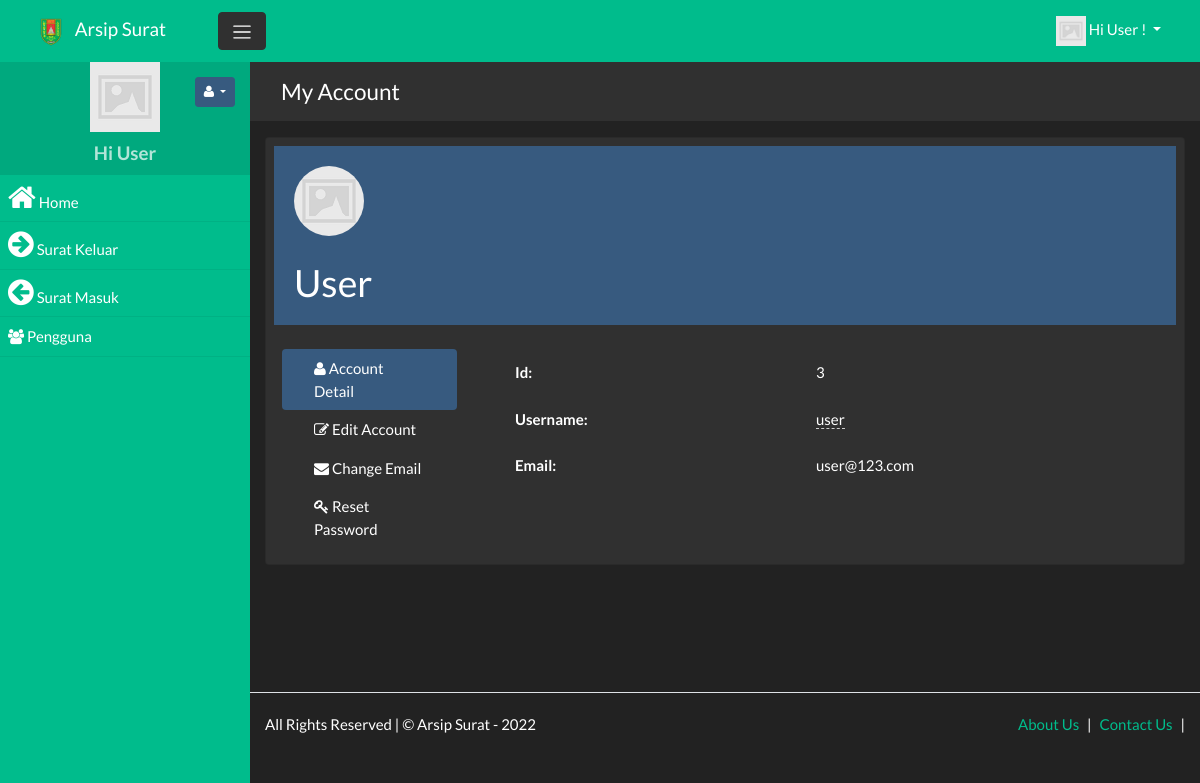
Page /account (signed in) on the committed database.
### tables this page shows
CREATE TABLE `pengguna` (
  `id` int(11) NOT NULL,
  `username` varchar(255) NOT NULL,
  `password` varchar(255) DEFAULT NULL,
  `email` varchar(255) NOT NULL,
  `photo` varchar(255) NOT NULL,
  `login_session_key` varchar(255) DEFAULT NULL,
  `email_status` varchar(255) DEFAULT NULL,
  `password_expire_date` datetime DEFAULT '2022-05-28 00:00:00',
  `password_reset_key` varchar(255) DEFAULT NULL
);

### index.php (called while the page is built, shortened)
<?php
	require(HELPERS_DIR . 'Functions.php');
	require(SYSTEM_DIR . 'BaseView.php');
	$page = new Router;
	$page->init();

### app/models/PDODb.php (called while the page is built, shortened)
<?php
class PDODb
{
    private $connectionParams = array(
        'type' => 'mysql',
        'host' => null,
        'username' => null,
        'password' => null,
        'dbname' => null,
        'port' => null,
        'charset' => null
    );
    private $groupBy = array();
    private $orderBy = array();
    private $params = array();
    private $pdo;
    private $prefix = '';
    private $query = '';
    private $queryOptions = array();
    private $returnType = PDO::FETCH_ASSOC;
    private $useGenerator = false;
    public function __construct($type, $host = null, $username = null, $password = null, $dbname = null, $port = null, $charset = null)
    {
        if (is_array($type)) {
            $this->connectionParams = $type;
        }
		elseif (is_object($type)) {
            $this->pdo = $type;
        }
		else {
            foreach ($this->connectionParams as $key => $param) {
                if (isset($$key) && !is_null($$key)) {
                    $this->connectionParams[$key] = $$key;
                }
            }
        }
    }
    public function connect()
    {
		$dbType = strtolower($this->connectionParams['type']);
		if($dbType == 'sqlite'){
			$this->fieldQuote = '"';
			$connectionString = 'sqlite:'.$this->connectionParams['dbname'];
			$this->pdo = new PDO($connectionString);
		}
		else{
			$connectionString = $this->connectionParams['type'].':';
			$connectionParams = ['host', 'dbname', 'port'];
			foreach ($connectionParams as $connectionParam) {
				if (!empty($this->connectionParams[$connectionParam])) {
					$connectionString .= $connectionParam.'='.$this->connectionParams[$connectionParam].';';
				}
			}
			$connectionString = rtrim($connectionString, ';');
			$options = array(
				PDO::ATTR_ERRMODE => PDO::ERRMODE_EXCEPTION,
				PDO::ATTR_PERSISTENT => false
			);
			$this->pdo = new PDO($connectionString, $this->connectionParams['username'], $this->connectionParams['password'], $options);
			$charset = $this->connectionParams['charset'];
			if(!empty($charset)){
				$this->pdo->query("SET NAMES '$charset'");
			}
		}
    }
    private function buildCondition($operator, $conditions)
    {
        if (empty($conditions)) {
            return;
        }
        $this->query .= ' '.$operator;
        foreach ($conditions as $cond) {
            list ($concat, $varName, $operator, $val) = $cond;
            $this->query .= " ".$concat." ".$varName;
            switch (strtolower($operator)) {
                default:
                    if (is_array($val)) {
                        $this->params = array_merge($this->params, $val);
                    } elseif ($val === null) {
                        $this->query .= ' '.$operator." NULL";
                    } elseif ($val != 'DBNULL' || $val == '0') {
                        $this->query .= $this->buildPair($operator, $val);
                    }
            }
        }
    }
    protected function buildGroupBy()
    {
        if (empty($this->groupBy)) {
            return;
        }
        $this->query .= " GROUP BY ";
        $this->query = rtrim($this->query, ', ')." ";
    }
    private function buildLimit($numRows)
    {
		$dbType = $this->connectionParams['type'];
		if($dbType == 'sqlsrv'){
			if (is_array($numRows)) {
				$limit = $numRows[1];
				$offset = intval($numRows[0]);
				$orderby = null;
				if(empty($this->orderBy)){
					$orderby = " ORDER BY(SELECT NULL)";
				}
				$this->query .= "$orderby OFFSET $offset ROWS FETCH NEXT $limit ROWS ONLY";
			}
		}
		else{
			if (is_array($numRows)) {
				$this->query .= ' LIMIT '.(int) $numRows[1].' OFFSET '.(int) $numRows[0];
			}
			else {
				$this->query .= ' LIMIT '.(int) $numRows;
			}
		}
	}
    private function buildOrderBy()
    {
        if (empty($this->orderBy)) {
            return;
        }
        $this->query .= " ORDER BY ";
        $this->query = rtrim($this->query, ', ')." ";
    }
    private function buildPair($operator, $value)
    {
        if (!is_object($value)) {
            $this->params[] = $value;
            return ' '.$operator.' ? ';
        }
        $subQuery = $value->getSubQuery();
        return " ".$operator." (".$subQuery['query'].") ".$subQuery['alias'];
    }
    private function buildQuery($numRows, $tableData = null)
    {
		$this->params = [];
        return $this->prepare();
    }
    private function buildResult($stmt)
    {
		if ($stmt->columnCount () == 0){
			return $stmt->rowCount();
		}
		else{
			if ($this->useGenerator) {
				return $this->buildResultGenerator($stmt);
			}
			else {
				return $stmt->fetchAll($this->returnType);
			}
		}
    }
    private function determineType($item)
    {
        switch (gettype($item)) {
            case 'string':
                return PDO::PARAM_STR;
        }
    }
    private function getTableName($tableName)
    {
        return strpos($tableName, '.') !== false ? $tableName : $this->prefix.$tableName;
    }
    public function get($tableName, $numRows = null, $columns = '*')
    {
        $column = is_array($columns) ? implode(', ', $columns) : $columns;
		$dbType = $this->connectionParams['type'];
		$queryOptions = implode(' ', $this->queryOptions);
		$sqlsrvTop = "";
        $this->query = "SELECT $queryOptions $sqlsrvTop $column FROM " . $this->getTableName($tableName);
		$stmt = $this->buildQuery($numRows);
        $stmt->execute();
        $result = $this->buildResult($stmt);
        return $result;
    }
    public function getOne($tableName, $columns = '*')
    {
        $result = $this->get($tableName, 1, $columns);
        if ($this->useGenerator) {
            return $result->current() ? $result->current() : false;
        } else {
            return $result ? $result[0] : false;
        }
    }
    public function pdo()
    {
        if (!$this->pdo) {
            $this->connect();
        }
        return $this->pdo;
    }
    private function prepare()
    {
		$query = $this->query;
        $stmt = $this->pdo()->prepare($query);
        foreach ($this->params as $key => $value) {
            $stmt->bindValue(is_int($key) ? $key + 1 : ':'.$key, $value, $this->determineType($value));
        }
        return $stmt;
    }
    private function reset()
    {
        $this->groupBy         = [];
        $this->orderBy         = [];
        $this->params          = [];
        $this->query           = '';
        $this->queryOptions    = [];
    }
}

### app/views/partials/account/view.php (the view, shortened to what this page needs)
<?php
$page_element_id = "view-page-" . random_str();
$current_page = $this->set_current_page_link();
$data = $this->view_data;
$show_header = $this->show_header;
?>
<section class="page" id="<?php echo $page_element_id; ?>" data-page-type="view"  data-display-type="table" data-page-url="<?php print_link($current_page); ?>">
    <?php
    if( $show_header == true ){
    ?>
    <div  class="bg-light p-3 mb-3">
        <div class="container">
            <div class="row ">
                <div class="col ">
                    <h4 class="record-title">My Account</h4>
                </div>
            </div>
        </div>
    </div>
    <?php
    }
    ?>
    <div  class="">
        <div class="container">
            <div class="row ">
                <div class="col-md-12 comp-grid">
                    <div  class="card animated fadeIn page-content">
                        <?php
                        if(!empty($data)){
                        ?>
                        <div class="bg-primary m-2 mb-4">
                            <div class="profile">
                                <div class="avatar">
                                    <?php
                                    if(!empty(USER_PHOTO)){
                                    Html::page_img(USER_PHOTO, 100, 100);
                                    }
                                    ?>
                                </div>
                                <h1 class="title mt-4"><?php echo $data['username']; ?></h1>
                            </div>
                        </div>
                        <div class="row">
                            <div class="col-md-3">
                                <div class="mx-3 mb-3">
                                    <ul class="nav nav-pills flex-column text-left">
                                        <li class="nav-item">
                                            <a data-toggle="tab" href="#AccountPageView" class="nav-link active">
                                                <i class="fa fa-user"></i> Account Detail
                                            </a>
                                        </li>
                                        <li class="nav-item">
                                            <a data-toggle="tab" href="#AccountPageEdit" class="nav-link">
                                                <i class="fa fa-edit"></i> Edit Account
                                            </a>
                                        </li>
                                        <li class="nav-item">
                                            <a data-toggle="tab" href="#AccountPageChangeEmail" class="nav-link">
                                                <i class="fa fa-envelope"></i> Change Email
                                            </a>
                                        </li>
                                        <li class="nav-item">
                                            <a data-toggle="tab" href="#AccountPageChangePassword" class="nav-link">
                                                <i class="fa fa-key"></i> Reset Password
                                            </a>
                                        </li>
                                    </ul>
                                </div>
                            </div>
                            <div class="col-sm-9">
                                <div class="mb-3">
                                    <div class="tab-content">
                                        <div class="tab-pane show active fade" id="AccountPageView" role="tabpanel">
                                            <table class="table table-hover table-borderless table-striped">
                                                <tbody class="page-data" id="page-data-<?php echo $page_element_id; ?>">
                                                    <tr  class="td-id">
                                                        <th class="title"> Id: </th>
                                                        <td class="value"> <?php echo $data['id']; ?></td>
                                                    </tr>
                                                    <tr  class="td-username">
                                                        <th class="title"> Username: </th>
                                                        <td class="value">
                                                            <span  data-value="<?php echo $data['username']; ?>"
                                                                data-pk="<?php echo $data['id'] ?>"
                                                                data-url="<?php print_link("pengguna/editfield/" . urlencode($data['id'])); ?>"
                                                                data-name="username"
                                                                data-title="Enter Username"
                                                                data-placement="left"
                                                                data-toggle="click"
                                                                data-type="text"
                                                                data-mode="popover"
                                                                data-showbuttons="left"
                                                                class="is-editable" >
                                                                <?php echo $data['username']; ?>
                                                            </span>
                                                        </td>
                                                    </tr>
                                                    <tr  class="td-email">
                                                        <th class="title"> Email: </th>
                                                        <td class="value"> <?php echo $data['email']; ?></td>
                                                    </tr>
                                                </tbody>
                                            </table>
                                        </div>
                                    </div>
                                </div>
                            </div>
                        </div>
                        <?php
                        }
                        ?>
                    </div>
                </div>
            </div>
        </div>
    </div>
</section>

### assets/css/custom-style.css (style rules this page uses)
body { margin: 0; padding: 0; overflow-x: hidden; }
td, th { position:relative; }
td .is-editable { border-bottom:none; border-bottom: 1px dashed #ccc; }
.nav a.nav-link { position: relative; }
.table tr td { vertical-align: middle !important; }
.table { margin-bottom: 0; }
.table-borderless tbody tr td, .table-borderless tbody tr th, .table-borderless thead tr th { border: none; }
h1, h2, h3, h4, h5 { margin: 0; padding: 0; }
.profile { padding: 20px; }
.profile .title { text-transform: capitalize; color: #fff; }
body { padding-top:50px; }

### rows in the picture
pengguna: username "User", id "3", username "user", email "user@123.com"

### other values in the picture
SITE_NAME "Arsip Surat"
USER_NAME "User"
$menuobj['label'] "Home"
$menuobj['label'] "Surat Keluar"
$menuobj['label'] "Surat Masuk"
$menuobj['label'] "Pengguna"
